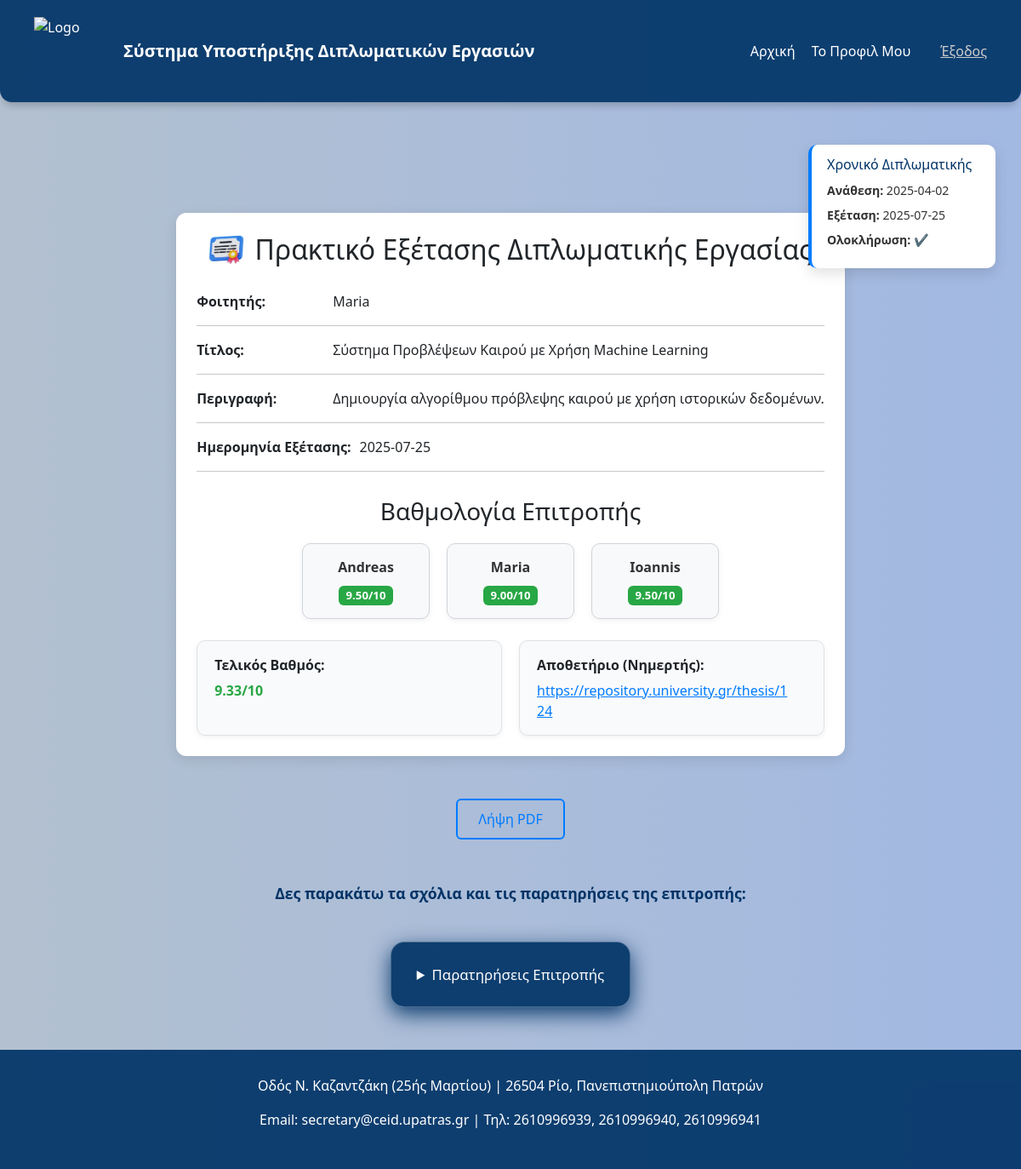
/php_files_UPDATED/thesis_exam_report.php?thesis_id=5 (signed in), run on an earlier commit of the app's database.
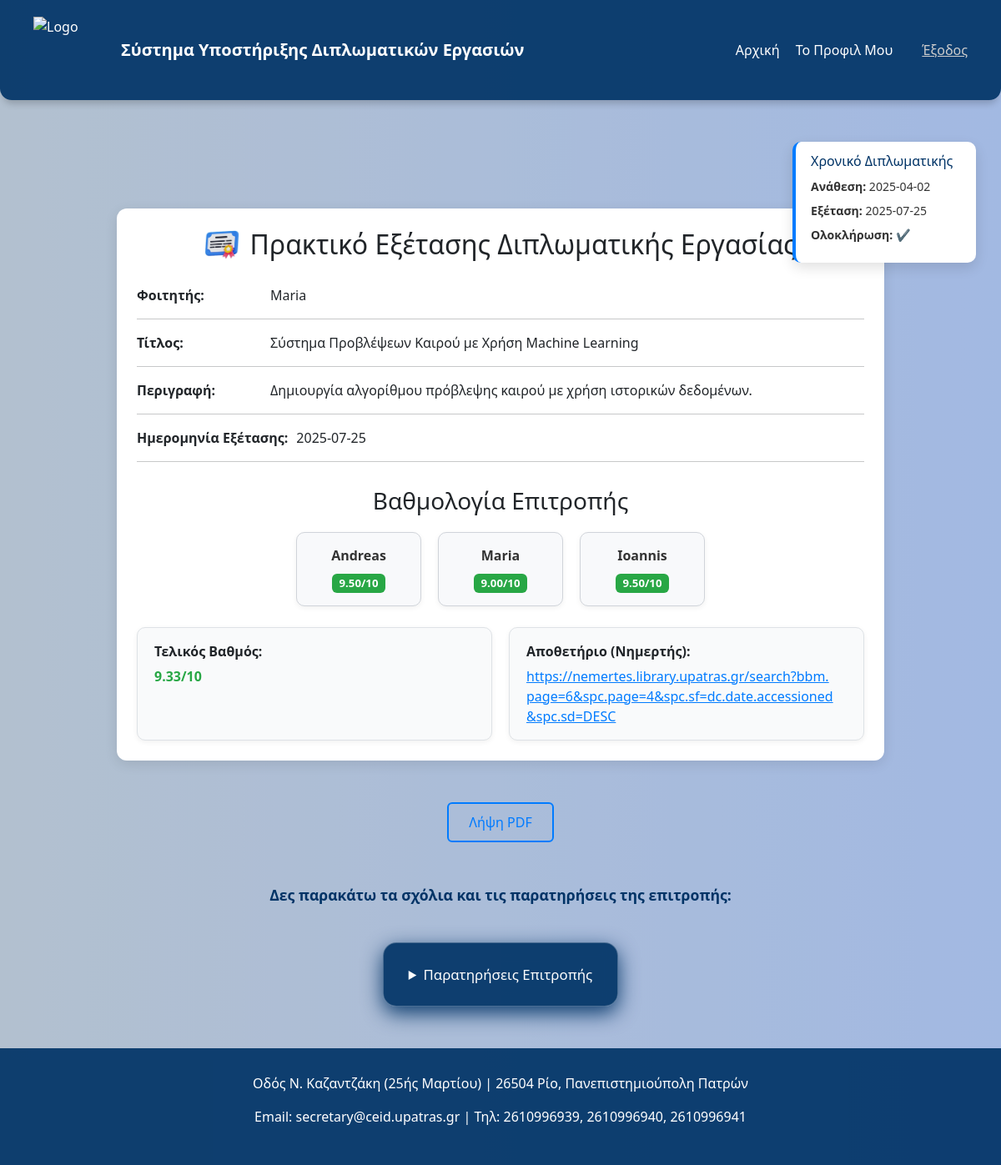
And on a later commit of the database.
### tables this page shows
CREATE TABLE `theses` (
  `thesis_id` int(11) NOT NULL,
  `title` varchar(255) NOT NULL,
  `description` text DEFAULT NULL,
  `status` enum('Υπό Ανάθεση','Ενεργή','Υπό Εξέταση','Περατωμένη','Ακυρωμένη') NOT NULL,
  `start_date` date DEFAULT NULL,
  `cancel_gs_year` int(11) DEFAULT NULL,
  `assign_gs_year` int(11) DEFAULT NULL,
  `cancel_gs_number` int(11) DEFAULT NULL,
  `assign_gs_number` int(11) DEFAULT NULL,
  `end_date` date DEFAULT NULL,
  `final_grade` decimal(3,2) DEFAULT NULL,
  `student_id` int(11) DEFAULT NULL,
  `supervisor_id` int(11) DEFAULT NULL,
  `repository_link` varchar(255) DEFAULT NULL,
  `cancellation_reason` text DEFAULT NULL,
  `cancellation_ga_number` varchar(50) DEFAULT NULL,
  `cancellation_ga_year` int(11) DEFAULT NULL,
  `approval_gs_number` varchar(20) DEFAULT NULL,
  `links` longtext DEFAULT '[]' CHECK (json_valid(`links`)),
  `topic_pdf` varchar(255) DEFAULT NULL
);

CREATE TABLE `students` (
  `student_id` int(11) NOT NULL,
  `name` varchar(50) NOT NULL,
  `surname` varchar(50) NOT NULL,
  `student_number` varchar(50) NOT NULL,
  `street` varchar(100) DEFAULT NULL,
  `number` varchar(10) DEFAULT NULL,
  `city` varchar(50) DEFAULT NULL,
  `postcode` varchar(20) DEFAULT NULL,
  `father_name` varchar(50) DEFAULT NULL,
  `landline_telephone` varchar(15) DEFAULT NULL,
  `mobile_telephone` varchar(15) DEFAULT NULL
);

CREATE TABLE `professors` (
  `professor_id` int(11) NOT NULL,
  `name` varchar(50) NOT NULL,
  `surname` varchar(50) NOT NULL,
  `topic` varchar(100) DEFAULT NULL,
  `landline` varchar(15) DEFAULT NULL,
  `mobile` varchar(15) DEFAULT NULL,
  `department` varchar(100) DEFAULT NULL,
  `university` varchar(100) DEFAULT NULL,
  `email` varchar(255) DEFAULT NULL
);

CREATE TABLE `committees` (
  `committee_id` int(11) NOT NULL,
  `thesis_id` int(11) NOT NULL,
  `supervisor_id` int(11) NOT NULL,
  `member1_id` int(11) NOT NULL,
  `member2_id` int(11) NOT NULL
);

### php_files_UPDATED/thesis_exam_report.php (the view, shortened to what the changed rows need)
<?php
$dsn = "mysql:host=localhost;dbname=vasst";
$dbuser = "root";
$dbpass = "";
try {
    $pdo = new PDO($dsn, $dbuser, $dbpass);
    $pdo->setAttribute(PDO::ATTR_ERRMODE, PDO::ERRMODE_EXCEPTION);
    $thesis_id = isset($_GET['thesis_id']) ? intval($_GET['thesis_id']) : 0;
    $stmt = $pdo->prepare("
        SELECT t.title, t.description, t.final_grade, t.repository_link,
               s.name AS student_name,
               p1.name AS sup_name, c.supervisor_id,
               p2.name AS mem1_name, c.member1_id,
               p3.name AS mem2_name, c.member2_id
        FROM theses t
        JOIN students s ON s.student_id = t.student_id
        JOIN committees c ON c.thesis_id = t.thesis_id
        JOIN professors p1 ON p1.professor_id = c.supervisor_id
        JOIN professors p2 ON p2.professor_id = c.member1_id
        JOIN professors p3 ON p3.professor_id = c.member2_id
        WHERE t.thesis_id = :thesis_id
    ");
    $stmt->execute(['thesis_id' => $thesis_id]);
    $thesis = $stmt->fetch(PDO::FETCH_ASSOC);
    $grades_stmt = $pdo->prepare("SELECT professor_id, grade, exam_date FROM exam_results WHERE thesis_id = :thesis_id");
    $grades_stmt->execute(['thesis_id' => $thesis_id]);
    $grades = $grades_stmt->fetchAll(PDO::FETCH_ASSOC);
    $grade_map = [];
    foreach ($grades as $g) {
        $grade_map[$g['professor_id']] = [
            'grade' => $g['grade'],
            'exam_date' => $g['exam_date']
        ];
    }
    function getBadgeClass($grade) {
        if ($grade >= 8) return 'green';
        return 'red';
    }
} catch (PDOException $e) {
    die("Σφάλμα DB: " . $e->getMessage());
}
?>
<!DOCTYPE html>
<html lang="el">
<head>
</head>
<body>
<div class="panel">
    <div style="display: flex; align-items: center; justify-content: center; gap: 12px; margin-bottom: 30px;">
        <h2 style="margin: 0;">Πρακτικό Εξέτασης Διπλωματικής Εργασίας</h2>
    </div>
    <div class="info-row"><span class="label">Φοιτητής:</span> <span><?= htmlspecialchars($thesis['student_name']) ?></span></div>
    <div class="info-row"><span class="label">Τίτλος:</span> <span><?= htmlspecialchars($thesis['title']) ?></span></div>
    <div class="info-row"><span class="label">Περιγραφή:</span> <span><?= htmlspecialchars($thesis['description']) ?></span></div>
    <div class="grades-boxes">
        <?php
        $professors = [
            ['name' => $thesis['sup_name'], 'id' => $thesis['supervisor_id']],
            ['name' => $thesis['mem1_name'], 'id' => $thesis['member1_id']],
            ['name' => $thesis['mem2_name'], 'id' => $thesis['member2_id']]
        ];
        foreach ($professors as $prof) {
            $grade = $grade_map[$prof['id']]['grade'] ?? null;
            $badgeClass = $grade ? getBadgeClass($grade) : '';
            $displayGrade = $grade ? "<span class='badge $badgeClass'>{$grade}/10</span>" : "–";
            echo "<div class='grade-card'>
                    <div class='grade-name tooltip-name' data-tooltip='Καθηγητής της επιτροπής'>{$prof['name']}</div>
                    <div class='grade-score'>$displayGrade</div>
                  </div>";
        }
        ?>
    </div>
    <div style="display: flex; gap: 20px; margin-top: 25px; flex-wrap: wrap;">
        <?php if ($thesis['repository_link']): ?>
        <div class="info-card">
            <div class="label">Αποθετήριο (Νημερτής):</div>
            <div style="display: flex; align-items: center; gap: 15px;">
                <a href="<?= htmlspecialchars($thesis['repository_link']) ?>" target="_blank">
                    <?= htmlspecialchars($thesis['repository_link']) ?>
                </a>
            </div>
        </div>
        <?php endif; ?>
    </div>
</div>
<link href="https://cdn.jsdelivr.net/npm/bootstrap@5.3.0/dist/css/bootstrap.min.css" rel="stylesheet">
</body>
</html>

What changed in the data, as far as the page shows it:
changed theses "Σύστημα Προβλέψεων Καιρού με Χρήση Machine Learning": repository_link "https://repository.university.gr/thesis/124" → "https://nemertes.library.upatras.gr/search?bbm.page=6&spc.page=4&spc.sf=dc.date.accessioned&spc.sd=DESC"
